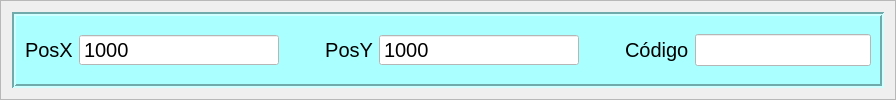
         <widget class="QFrame" name="frame_9">
          <property name="sizePolicy">
           <sizepolicy hsizetype="Preferred" vsizetype="Fixed">
            <horstretch>0</horstretch>
            <verstretch>0</verstretch>
           </sizepolicy>
          </property>
          <property name="frameShape">
           <enum>QFrame::StyledPanel</enum>
          </property>
          <property name="frameShadow">
           <enum>QFrame::Raised</enum>
          </property>
          <layout class="QVBoxLayout" name="verticalLayout_4">
           <item>
            <widget class="QFrame" name="frame_6">
             <property name="sizePolicy">
              <sizepolicy hsizetype="Preferred" vsizetype="Fixed">
               <horstretch>0</horstretch>
               <verstretch>0</verstretch>
              </sizepolicy>
             </property>
             <property name="maximumSize">
              <size>
               <width>16777215</width>
               <height>120</height>
              </size>
             </property>
             <property name="styleSheet">
              <string notr="true">background-color: rgb(170, 255, 255);</string>
             </property>
             <property name="frameShape">
              <enum>QFrame::Box</enum>
             </property>
             <property name="frameShadow">
              <enum>QFrame::Sunken</enum>
             </property>
             <property name="lineWidth">
              <number>2</number>
             </property>
             <property name="midLineWidth">
              <number>0</number>
             </property>
             <layout class="QHBoxLayout" name="horizontalLayout_4">
              <item>
               <widget class="QLabel" name="label_7">
                <property name="sizePolicy">
                 <sizepolicy hsizetype="Preferred" vsizetype="Preferred">
                  <horstretch>0</horstretch>
                  <verstretch>0</verstretch>
                 </sizepolicy>
                </property>
                <property name="font">
                 <font>
                  <pointsize>15</pointsize>
                 </font>
                </property>
                <property name="styleSheet">
                 <string notr="true"/>
                </property>
                <property name="text">
                 <string>PosX</string>
                </property>
               </widget>
              </item>
              <item>
               <widget class="QSpinBox" name="edtCelebiX">
                <property name="sizePolicy">
                 <sizepolicy hsizetype="Fixed" vsizetype="Fixed">
                  <horstretch>0</horstretch>
                  <verstretch>0</verstretch>
                 </sizepolicy>
                </property>
                <property name="minimumSize">
                 <size>
                  <width>200</width>
                  <height>0</height>
                 </size>
                </property>
                <property name="font">
                 <font>
                  <family>Tahoma</family>
                  <pointsize>15</pointsize>
                 </font>
                </property>
                <property name="styleSheet">
                 <string notr="true">background-color: rgb(255, 255, 255);</string>
                </property>
                <property name="buttonSymbols">
                 <enum>QAbstractSpinBox::NoButtons</enum>
                </property>
                <property name="showGroupSeparator" stdset="0">
                 <bool>false</bool>
                </property>
                <property name="maximum">
                 <number>100000000</number>
                </property>
                <property name="value">
                 <number>1000</number>
                </property>
               </widget>
              </item>
              <item>
               <spacer name="horizontalSpacer">
                <property name="orientation">
                 <enum>Qt::Horizontal</enum>
                </property>
                <property name="sizeType">
                 <enum>QSizePolicy::Fixed</enum>
                </property>
                <property name="sizeHint" stdset="0">
                 <size>
                  <width>40</width>
                  <height>20</height>
                 </size>
                </property>
               </spacer>
              </item>
              <item>
               <widget class="QLabel" name="label_8">
                <property name="sizePolicy">
                 <sizepolicy hsizetype="Preferred" vsizetype="Preferred">
                  <horstretch>0</horstretch>
                  <verstretch>0</verstretch>
                 </sizepolicy>
                </property>
                <property name="font">
                 <font>
                  <pointsize>15</pointsize>
                 </font>
                </property>
                <property name="text">
                 <string>PosY</string>
                </property>
                <property name="alignment">
                 <set>Qt::AlignRight|Qt::AlignTrailing|Qt::AlignVCenter</set>
                </property>
               </widget>
              </item>
              <item>
               <widget class="QSpinBox" name="edtCelebiY">
                <property name="sizePolicy">
                 <sizepolicy hsizetype="Fixed" vsizetype="Fixed">
                  <horstretch>0</horstretch>
                  <verstretch>0</verstretch>
                 </sizepolicy>
                </property>
                <property name="minimumSize">
                 <size>
                  <width>200</width>
                  <height>0</height>
                 </size>
                </property>
                <property name="font">
                 <font>
                  <family>Tahoma</family>
                  <pointsize>15</pointsize>
                 </font>
                </property>
                <property name="styleSheet">
                 <string notr="true">background-color: rgb(255, 255, 255);</string>
                </property>
                <property name="buttonSymbols">
                 <enum>QAbstractSpinBox::NoButtons</enum>
                </property>
                <property name="showGroupSeparator" stdset="0">
                 <bool>false</bool>
                </property>
                <property name="prefix">
                 <string/>
                </property>
                <property name="maximum">
                 <number>10000000</number>
                </property>
                <property name="value">
                 <number>1000</number>
                </property>
               </widget>
              </item>
              <item>
               <spacer name="horizontalSpacer_3">
                <property name="orientation">
                 <enum>Qt::Horizontal</enum>
                </property>
                <property name="sizeHint" stdset="0">
                 <size>
                  <width>40</width>
                  <height>20</height>
                 </size>
                </property>
               </spacer>
              </item>
              <item>
               <widget class="QLabel" name="label_30">
                <property name="font">
                 <font>
                  <family>Tahoma</family>
                  <pointsize>15</pointsize>
                 </font>
                </property>
                <property name="text">
                 <string>Código</string>
                </property>
               </widget>
              </item>
              <item>
               <widget class="QLineEdit" name="edtCelebiCod">
                <property name="font">
                 <font>
                  <family>Tahoma</family>
                  <pointsize>15</pointsize>
                 </font>
                </property>
                <property name="styleSheet">
                 <string notr="true">background-color: rgb(255, 255, 255);</string>
                </property>
               </widget>
              </item>
             </layout>
            </widget>
           </item>
          </layout>
         </widget>
